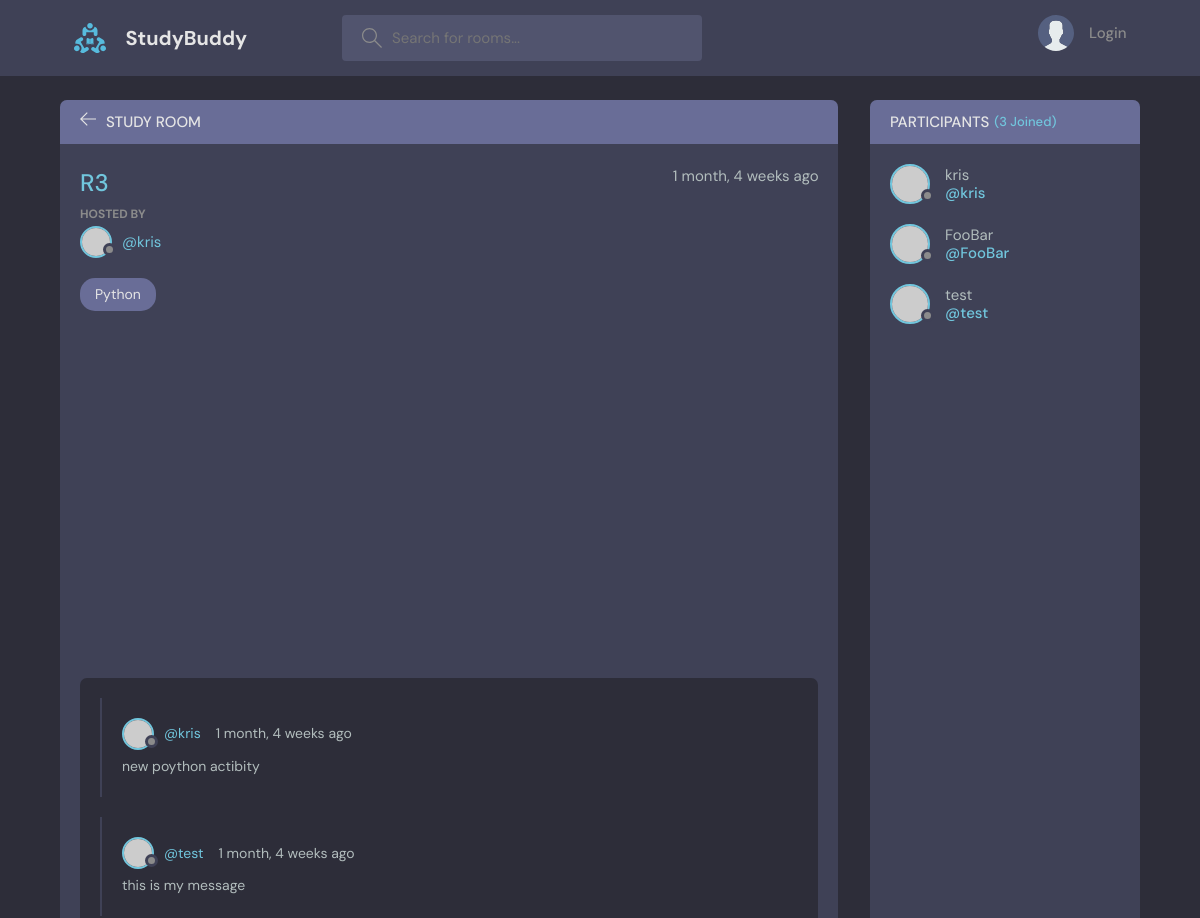
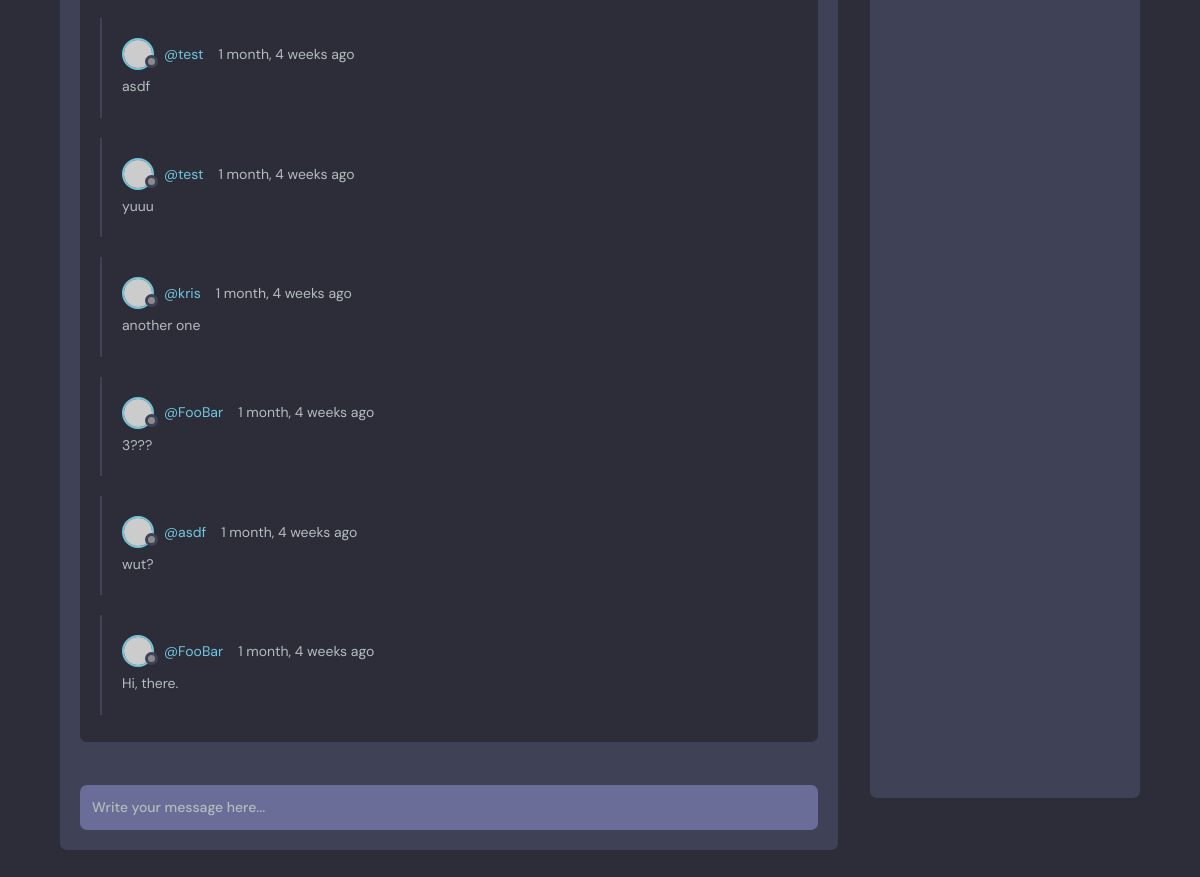
Page /room/3/ on the committed database (2 pictures, top to bottom).
### base/models.py (models this page shows, shortened)
class Room(models.Model):
    host = models.ForeignKey(User, on_delete=models.SET_NULL, null=True)
    topic = models.ForeignKey(Topic, on_delete=models.SET_NULL, null=True)
    name = models.CharField(max_length=200)
    description = models.TextField(null=True, blank=True)
    participants = models.ManyToManyField(
        User, related_name='participants', blank=True)
    updated = models.DateTimeField(auto_now=True)
    created = models.DateTimeField(auto_now_add=True)
    class Meta():
        ordering = ['-updated', '-created']

class Topic(models.Model):
    name = models.CharField(max_length=200)
    def __str__(self):
        return self.name

class Message(models.Model):
    user = models.ForeignKey(User, on_delete=models.CASCADE)
    room = models.ForeignKey(Room, on_delete=models.CASCADE)
    body = models.TextField()
    updated = models.DateTimeField(auto_now=True)
    created = models.DateTimeField(auto_now_add=True)
    class Meta():
        ordering = ['-updated', '-created']

### base/views.py (the view, shortened to what this page needs)
# urls.py: path('room/<str:pk>/', views.room, name='room'),
def room(request, pk):
    room = Room.objects.get(id=pk)
    room_messages = room.message_set.all()
    participants = room.participants.all()
    context = {'room': room, 'room_messages': room_messages,
               'participants': participants}
    return render(request, 'base/room.html', context)

### base/templates/base/room.html (shortened to what this page needs)
{% extends 'main.html' %} {% block content %}
<main class="profile-page layout layout--2">
    <div class="container">
        <div class="room">
            <div class="room__top">
                <div class="room__topLeft">
                    <a href="{% url 'home' %}">
                        <svg
                            version="1.1"
                            xmlns="http://www.w3.org/2000/svg"
                            width="32"
                            height="32"
                            viewBox="0 0 32 32"
                        >
                            <title>arrow-left</title>
                            <path
                                d="M13.723 2.286l-13.723 13.714 13.719 13.714 1.616-1.611-10.96-10.96h27.625v-2.286h-27.625l10.965-10.965-1.616-1.607z"
                            ></path>
                        </svg>
                    </a>
                    <h3>Study Room</h3>
                </div>
            </div>
            <div class="room__box scroll">
                <div class="room__header scroll">
                    <div class="room__info">
                        <h3>{{ room.name }}</h3>
                        <span>{{ room.created|timesince }} ago</span>
                    </div>
                    <div class="room__hosted">
                        <p>Hosted By</p>
                        <a href="{% url 'user-profile' room.host.id %}" class="room__author">
                            <div class="avatar avatar--small">
                                <img src="https://randomuser.me/api/portraits/men/37.jpg" />
                            </div>
                            <span>@{{ room.host.username }}</span>
                        </a>
                    </div>
                    <span class="room__topics">{{ room.topic }}</span>
                </div>
                <div class="room__conversation">
                    <div class="threads scroll">
                        {% for message in room_messages %}
                        <div class="thread">
                            <div class="thread__top">
                                <div class="thread__author">
                                    <a
                                        href="{% url 'user-profile' message.user.id %}"
                                        class="thread__authorInfo"
                                    >
                                        <div class="avatar avatar--small">
                                            <img
                                                src="https://randomuser.me/api/portraits/men/37.jpg"
                                            />
                                        </div>
                                        <span>@{{ message.user.username }}</span>
                                    </a>
                                    <span class="thread__date"
                                        >{{ message.created|timesince }} ago</span
                                    >
                                </div>
                            </div>
                            <div class="thread__details">{{ message.body }}</div>
                        </div>
                        {% endfor %}
                    </div>
                </div>
            </div>
            <div class="room__message">
                <form action="" method="POST">
                    <input name="body" placeholder="Write your message here..." />
                </form>
            </div>
        </div>
        <div class="participants">
            <h3 class="participants__top">
                Participants <span>({{ participants.count }} Joined)</span>
            </h3>
            <div class="participants__list scroll">
                {% for user in participants %}
                <a href="{% url 'user-profile' user.id %}" class="participant">
                    <div class="avatar avatar--medium">
                        <img src="https://randomuser.me/api/portraits/men/37.jpg" />
                    </div>
                    <p>
                        {{ user.username }}
                        <span>@{{ user.username }}</span>
                    </p>
                </a>
                {% endfor %}
            </div>
        </div>
    </div>
</main>
{% endblock content %}

### rows in the picture
Room: name "R3", created "1 month, 4 weeks", host.username "kris", topic "Python"
Message: user.username "kris", created "1 month, 4 weeks", body "new poython actibity"
Message: user.username "test", created "1 month, 4 weeks", body "this is my message"
Message: user.username "test", created "1 month, 4 weeks", body "asdf"
Message: user.username "test", created "1 month, 4 weeks", body "yuuu"
Message: user.username "kris", created "1 month, 4 weeks", body "another one"
Message: user.username "FooBar", created "1 month, 4 weeks", body "3???"
Message: user.username "asdf", created "1 month, 4 weeks", body "wut?"
Message: user.username "FooBar", created "1 month, 4 weeks", body "Hi, there."

### other values in the picture
{{ participants.count }} "3"
{{ user.username }} "kris"
{{ user.username }} "FooBar"
{{ user.username }} "test"
